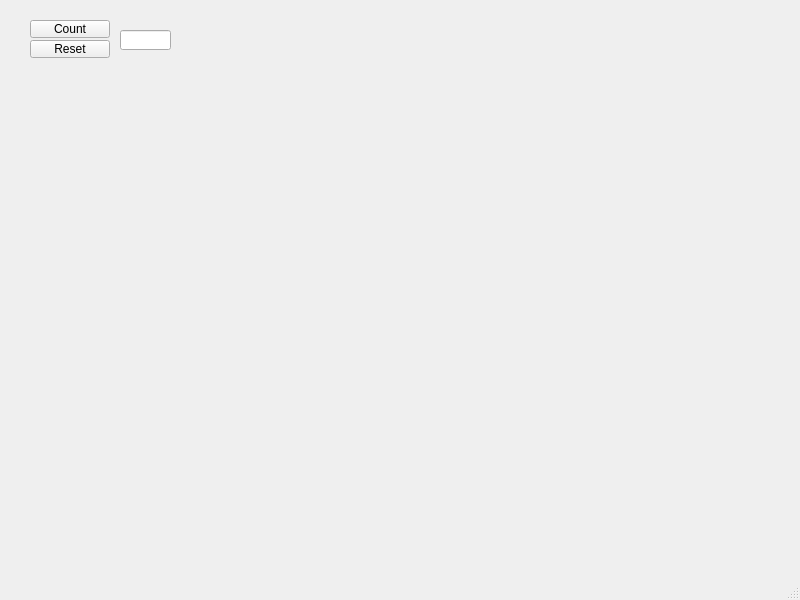
<?xml version="1.0" encoding="UTF-8"?>
<ui version="4.0">
 <class>MainWindow</class>
 <widget class="QMainWindow" name="MainWindow">
  <property name="geometry">
   <rect>
    <x>0</x>
    <y>0</y>
    <width>800</width>
    <height>600</height>
   </rect>
  </property>
  <property name="windowTitle">
   <string>MainWindow</string>
  </property>
  <widget class="QWidget" name="centralwidget">
   <widget class="QLineEdit" name="lineEdit">
    <property name="geometry">
     <rect>
      <x>120</x>
      <y>30</y>
      <width>51</width>
      <height>20</height>
     </rect>
    </property>
    <property name="readOnly">
     <bool>true</bool>
    </property>
   </widget>
   <widget class="QPushButton" name="countButton">
    <property name="geometry">
     <rect>
      <x>30</x>
      <y>20</y>
      <width>80</width>
      <height>18</height>
     </rect>
    </property>
    <property name="text">
     <string>Count</string>
    </property>
   </widget>
   <widget class="QPushButton" name="resetButton">
    <property name="geometry">
     <rect>
      <x>30</x>
      <y>40</y>
      <width>80</width>
      <height>18</height>
     </rect>
    </property>
    <property name="text">
     <string>Reset</string>
    </property>
   </widget>
  </widget>
  <widget class="QMenuBar" name="menubar">
   <property name="geometry">
    <rect>
     <x>0</x>
     <y>0</y>
     <width>800</width>
     <height>17</height>
    </rect>
   </property>
  </widget>
  <widget class="QStatusBar" name="statusbar"/>
 </widget>
 <resources/>
 <connections/>
</ui>
